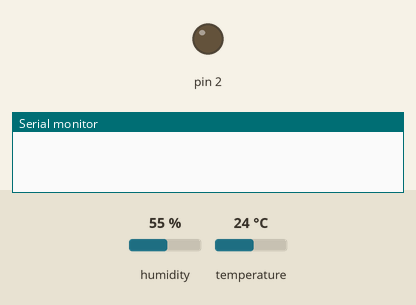
Recording of a sketch running on a simulated Arduino Uno, built with avr-gcc and run on an emulated ATmega328P. Shown: output pins drawn as LEDs (lit = HIGH), the last lines printed to the serial monitor. Inputs (shaded band) come from the test bench; at power-on: humidity 55 %, temperature 24 °C.

Above: at 0.1 s.
At 1.1 s:
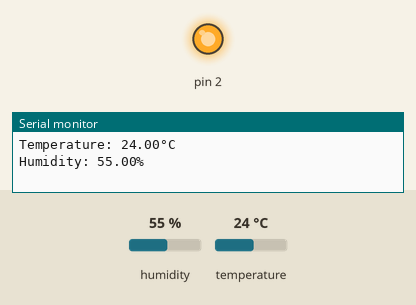
Timing chart, 0 to 2.6 s (numbered marks = the images above):
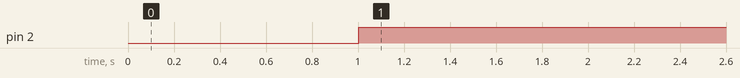

Measured:
- by itself, pin 2: LOW → HIGH at 1.0 s

The sketch:

sketch_dec29a.ino
```cpp
#include <Adafruit_Sensor.h>
#include <DHT.h>
#include <DHT_U.h>
#define DHTPIN 3
#define DHTTYPE    DHT22
DHT_Unified dht(DHTPIN, DHTTYPE);
uint32_t delayMS;
void setup() {
  pinMode(2,OUTPUT);
  Serial.begin(9600);
  dht.begin();
  sensor_t sensor;
  delayMS = sensor.min_delay / 1000;
}

void loop() {
  delay(1000);
  sensors_event_t event;
  dht.temperature().getEvent(&event);
  if (isnan(event.temperature)) {
    Serial.println(F("Error reading temperature!"));
  }
  else {
    Serial.print(F("Temperature: "));
    Serial.print(event.temperature);
    Serial.println(F("°C"));
  }
  if(event.temperature>27 && event.temperature<29 )
  {
    digitalWrite(2,LOW);
  }
  else
  {
    digitalWrite(2,HIGH);
  }
  dht.humidity().getEvent(&event);
  if (isnan(event.relative_humidity)) {
    Serial.println(F("Error reading humidity!"));
  }
  else {
    Serial.print(F("Humidity: "));
    Serial.print(event.relative_humidity);
    Serial.println(F("%"));
  }
}
```
